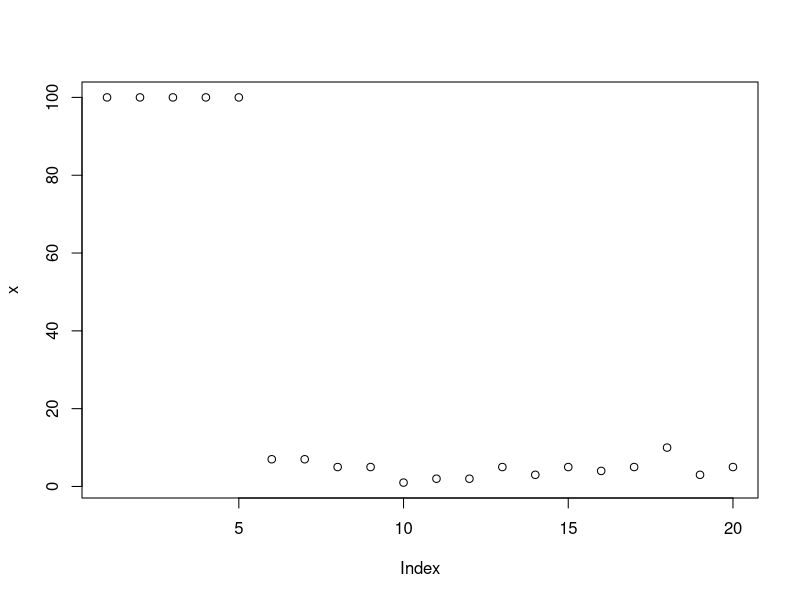

The R script that drew this image:
# rpois(x,y) números aleatorios de una distribución poison
# set.seed(x) valor semilla; x = valor entero
# x = cantidad de datos a simular; y = el valor promedio (media)

set.seed(1)
x<-rpois(20,4)
x
x[1:5]
mean(x)
median(x)
x[1:5]<-100 #Reemplazando los primeros  datos
x
mean(x)
median(x)
plot(x) #Generación de Grafico
